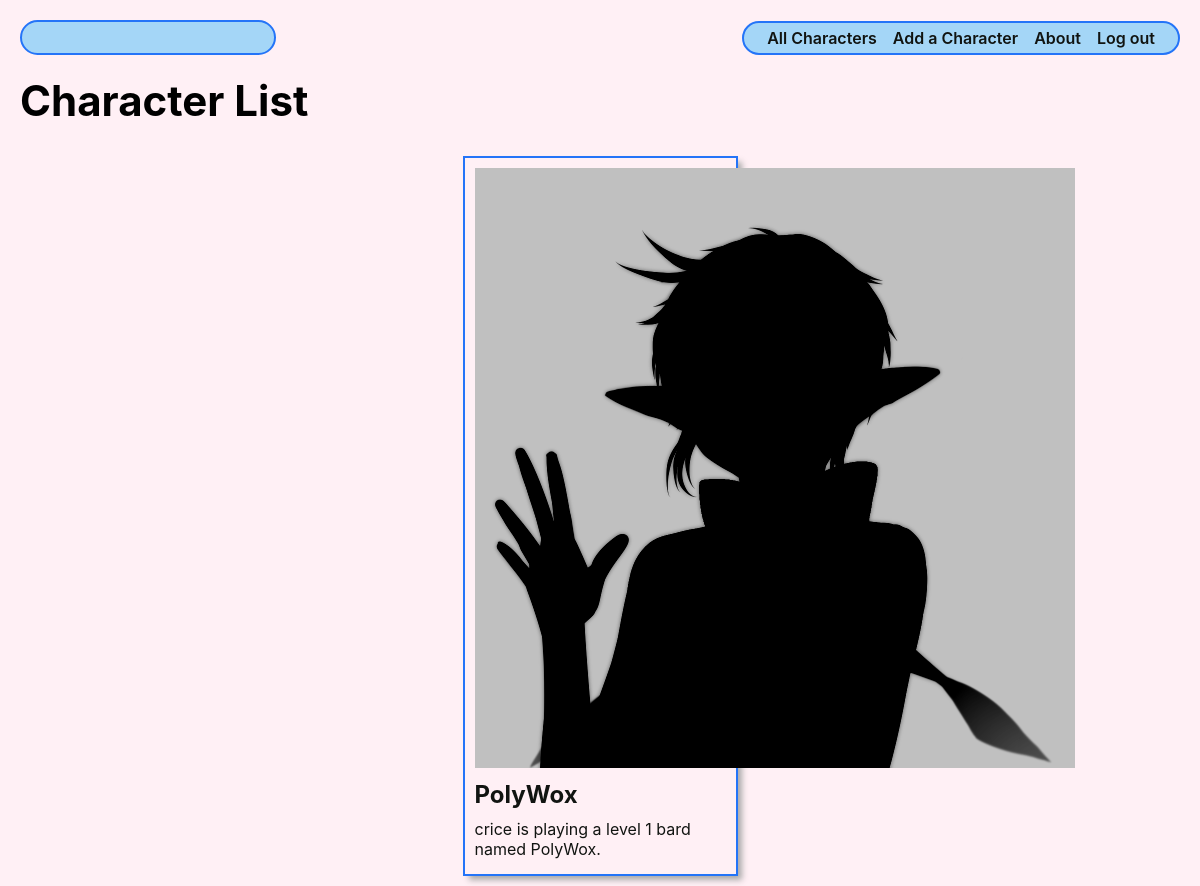
Before: /characters/ (signed in) with the older database file.
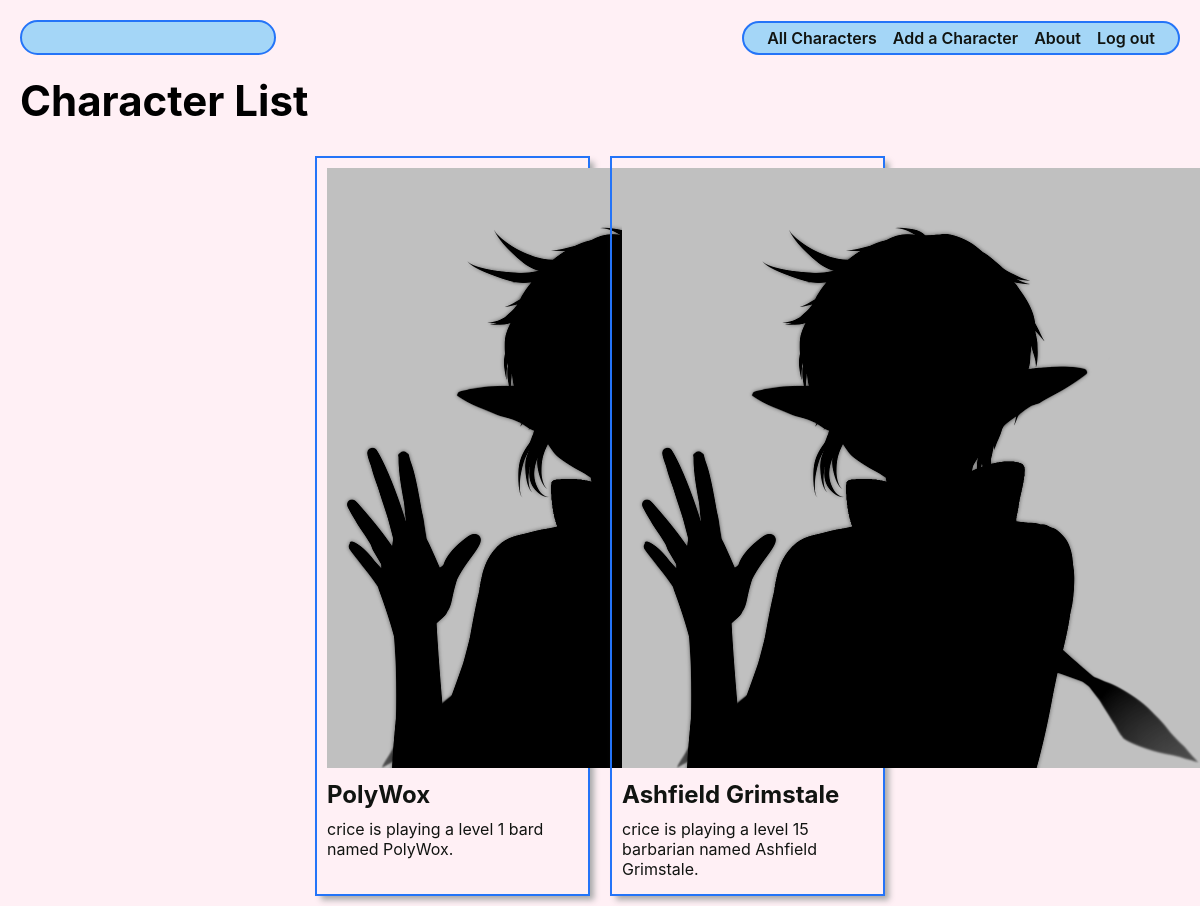
After: the same page with the newer database file.
### main_app/models.py (models this page shows, shortened)
class Character(models.Model):
  player = models.ForeignKey(User, on_delete=models.CASCADE)
  name = models.CharField(max_length=50)
  char_class = models.CharField(max_length=9,
  choices=CLASS_CHOICE,
  default=CLASS_CHOICE[0][0]
  )
  level = models.IntegerField(
    default=1,
    validators=[MaxValueValidator(20), MinValueValidator(1)]
  )
  spell_list = models.ManyToManyField(Spell, blank=True, null=True)

### main_app/views.py (the view)
# urls.py: path('characters/', views.characters_index, name='characters_index'),
@login_required
def characters_index(request):
  characters = Character.objects.filter(player=request.user)
  return render(request, 'characters/index.html', { 'characters': characters })

### main_app/templates/characters/index.html (shortened to what this page needs)
{% extends 'base.html' %}
{% load static %}
{% block head %}
<link rel="stylesheet" type="text/css" href="{% static 'css/character-index.css' %}"/>
{% endblock %}
{% block content %}
<section class="page-header">
  <h1>Character List</h1>
</section>
<section class="card-container">
  {% for character in characters %}
    <div class="card">
      <a href="{% url 'characters_detail' character.id %}">
        <div class="card-content">
          <div class="card-img-container">
          {% if character.photo.url %}
            <img
                src="{{character.photo.url}}"
                alt="A photo of {{character.name}}"
                class="usr-img"
              >
          {% else %}
            <img
              src="{% static 'images/character_placeholder.png' %}"
              alt="Sillouette of a Character"
            >
          {% endif %}
          </div>
           <h2 class="card-title">{{ character.name }}</h2>
            <p>{{ character.player }} is playing a level {{ character.level}} {{ character.char_class}} named {{ character.name }}.</p>
        </div>
      </a>
    </div>
  {% endfor %}
</section>
{% endblock %}

### main_app/templates/base.html (shortened to what this page needs)
{% load static %}
<!DOCTYPE html>
<html lang="en">
<head>
  <link rel="stylesheet" type="text/css" href="{% static 'css/base.css' %}">
  {% block head %}
  {% endblock %}
</head>
<body>
  <header>
    <div class="header-logo-container">
    </div>
   <nav>
        <ul>
          {% if user.is_authenticated %}
            <li><a href="{% url 'characters_index' %}">All Characters</a></li>
            <li><a href="{% url 'characters_create' %}">Add a Character</a></li>
            <li><a href="{% url 'about' %}">About</a></li>
            <li><a href="{% url 'logout' %}">Log out</a></li>
          {% else %}
            <li><a href="{% url 'about' %}">About</a></li>
            <li><a href="{% url 'home' %}">Login</a></li>
            <li><a href="{% url 'signup' %}">Sign Up</a></li>
          {% endif %}
        </ul>
      </nav>
  </header>
  <main>
    {% block content %}
    {% endblock %}
  </main>
</body>
</html>

### main_app/static/css/base.css (style rules this page uses)
html { box-sizing: border-box }
*, *::before, *::after { box-sizing: inherit; }
:root { font-size: 62.5% }
body { margin: 0; display: flex; flex-direction: column; align-items: center; font-family: -apple-system, BlinkMacSystemFont, 'Segoe UI', 'Roboto', 'Oxygen', 'Ubuntu', 'Cantarell', 'Fira Sans', 'Droid Sans', 'Helvetica Neue', sans-serif; min-height: 100vh; --nav-bg: rgba(104, 197, 248, .7); --nav-bg-ff: rgba(104, 197, 248, .9); --borders: rgb(36, 116, 248) solid 2px; --text-color: rgb(17, 20, 17); --link-hover-color: rgb(16, 56, 158); --button-bg: rgb(245, 245, 245); --button-bg-hover: rgb(226, 226, 226); --submit: rgb(26, 128, 0); --warn: rgb(255, 102, 0); --danger: rgb(220, 20, 30); --secondary: rgb(57, 57, 57); --card-box-shadow: 5px 5px 6px -1px #AAA; --font-xtreme: 4.2rem; --font-xxl: 3.6rem; --font-xl: 2.4rem; --font-l: 1.8rem; --font-reg: 1.6rem; --card-border-radius: 6px; }
header { width: 100%; background: var(--nav-bg-ff); border-bottom: var(--borders); }
nav { margin: 10px; }
ul { margin: 0; list-style: none; padding: 0; }
main { width: 100%; }
nav a { text-decoration: none; color: var(--text-color); font-weight: 600; font-size: 16px; }
nav ul { display: flex; align-items: center; justify-content: center; flex-wrap: wrap; }
nav li { padding: 5px 8px; }
.header-logo-container { margin: auto; padding: 10px 20px 0; max-width: 500px; }
.page-header { display: flex; align-items: center; margin: 20px; }
.page-header h1 { font-size: var(--font-xxl); margin: 0; }
@media only screen and (min-width: 768px) { header { position: sticky; display: flex; flex-direction: row; top: 0; align-items: center; } }
@media only screen and (min-width: 768px) { main { max-width: 1300px; min-height: calc(100vh - 53px); } }
@media only screen and (min-width: 768px) { nav, .header-logo-container { margin: 10px 0; padding: 0 15px; } }
@media only screen and (min-width: 768px) { .header-logo-container { padding-top: 3px; } }
@media only screen and (min-width: 768px) { nav { margin-left: auto; display: flex; justify-content: center; } }
@media only screen and (min-width: 768px) { nav ul { flex-wrap: nowrap; } }
@media only screen and (min-width: 768px) { .header-logo-container { width: 213px; } }
@media only screen and (min-width: 768px) { .page-header h1 { font-size: var(--font-xtreme); } }
@media only screen and (min-width: 1024px) { main { min-height: calc(100vh - 55px); } }
@media only screen and (min-width: 1024px) { header { margin: 20px 20px 0 20px; width: calc(100vw - 40px); max-width: 1920px; top: 20px; background-color: transparent; border-bottom: none; } }
@media only screen and (min-width: 1024px) { nav, .header-logo-container { margin: 0; background: var(--nav-bg-ff); border: var(--borders); border-radius: 18px; } }
@media only screen and (min-width: 1024px) { nav { margin-left: auto; } }
@media only screen and (min-width: 1024px) { .header-logo-container { padding-top: 6px; width: 256px; height: 35px; } }
body { background-color: lavenderblush; }

### main_app/static/css/character-index.css (style rules this page uses)
.card-container { padding: 0 30px; display: flex; justify-content: center; flex-wrap: wrap; }
.card { width: 275px; margin: 10px; border: var(--borders); box-shadow: var(--card-box-shadow); }
.card-content { padding: 10px; width: 100%; }
.card > a { text-decoration: none; color: var(--text-color); }
.card h2 { margin: 10px 0; font-size: var(--font-xl); }
.card p { margin: 5px 0; font-size: var(--font-reg); }

Changed rows visible on the page:
added Character: name "Ashfield Grimstale", player "crice", level "15", char_class "barbarian"
